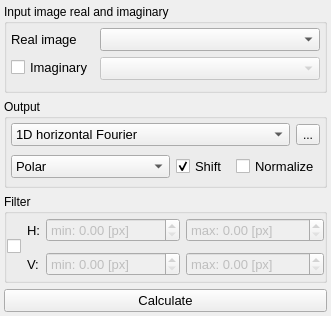
<?xml version="1.0" encoding="UTF-8"?>
<ui version="4.0">
 <class>Spectral_analysis</class>
 <widget class="QMainWindow" name="Spectral_analysis">
  <property name="geometry">
   <rect>
    <x>0</x>
    <y>0</y>
    <width>322</width>
    <height>316</height>
   </rect>
  </property>
  <property name="windowTitle">
   <string>MathOperation</string>
  </property>
  <property name="iconSize">
   <size>
    <width>20</width>
    <height>20</height>
   </size>
  </property>
  <property name="unifiedTitleAndToolBarOnMac">
   <bool>true</bool>
  </property>
  <widget class="QWidget" name="centralwidget">
   <layout class="QGridLayout" name="gridLayout_3">
    <property name="leftMargin">
     <number>4</number>
    </property>
    <property name="topMargin">
     <number>4</number>
    </property>
    <property name="rightMargin">
     <number>4</number>
    </property>
    <property name="bottomMargin">
     <number>4</number>
    </property>
    <item row="3" column="0">
     <widget class="QPushButton" name="calculate">
      <property name="font">
       <font>
        <pointsize>10</pointsize>
       </font>
      </property>
      <property name="text">
       <string>Calculate</string>
      </property>
     </widget>
    </item>
    <item row="2" column="0">
     <widget class="QGroupBox" name="groupBox_5">
      <property name="title">
       <string>Filter</string>
      </property>
      <layout class="QGridLayout" name="gridLayout_2" columnstretch="0,0,1,1">
       <property name="leftMargin">
        <number>0</number>
       </property>
       <property name="topMargin">
        <number>0</number>
       </property>
       <property name="rightMargin">
        <number>0</number>
       </property>
       <property name="bottomMargin">
        <number>0</number>
       </property>
       <item row="0" column="0" rowspan="2">
        <widget class="QCheckBox" name="useFilter">
         <property name="text">
          <string/>
         </property>
         <property name="neutrinoSave" stdset="0">
          <bool>false</bool>
         </property>
        </widget>
       </item>
       <item row="0" column="1">
        <widget class="QLabel" name="label_9">
         <property name="font">
          <font>
           <pointsize>10</pointsize>
          </font>
         </property>
         <property name="text">
          <string>H:</string>
         </property>
        </widget>
       </item>
       <item row="0" column="2">
        <widget class="QDoubleSpinBox" name="filterMinX">
         <property name="enabled">
          <bool>false</bool>
         </property>
         <property name="font">
          <font>
           <pointsize>10</pointsize>
          </font>
         </property>
         <property name="prefix">
          <string>min: </string>
         </property>
         <property name="suffix">
          <string> [px]</string>
         </property>
         <property name="maximum">
          <double>99999.990000000005239</double>
         </property>
         <property name="neutrinoSave" stdset="0">
          <bool>true</bool>
         </property>
        </widget>
       </item>
       <item row="0" column="3">
        <widget class="QDoubleSpinBox" name="filterMaxX">
         <property name="enabled">
          <bool>false</bool>
         </property>
         <property name="font">
          <font>
           <pointsize>10</pointsize>
          </font>
         </property>
         <property name="prefix">
          <string>max: </string>
         </property>
         <property name="suffix">
          <string> [px]</string>
         </property>
         <property name="maximum">
          <double>99999.990000000005239</double>
         </property>
         <property name="neutrinoSave" stdset="0">
          <bool>true</bool>
         </property>
        </widget>
       </item>
       <item row="1" column="1">
        <widget class="QLabel" name="label_10">
         <property name="font">
          <font>
           <pointsize>10</pointsize>
          </font>
         </property>
         <property name="text">
          <string>V:</string>
         </property>
        </widget>
       </item>
       <item row="1" column="2">
        <widget class="QDoubleSpinBox" name="filterMinY">
         <property name="enabled">
          <bool>false</bool>
         </property>
         <property name="font">
          <font>
           <pointsize>10</pointsize>
          </font>
         </property>
         <property name="prefix">
          <string>min: </string>
         </property>
         <property name="suffix">
          <string> [px]</string>
         </property>
         <property name="maximum">
          <double>99999.990000000005239</double>
         </property>
         <property name="neutrinoSave" stdset="0">
          <bool>true</bool>
         </property>
        </widget>
       </item>
       <item row="1" column="3">
        <widget class="QDoubleSpinBox" name="filterMaxY">
         <property name="enabled">
          <bool>false</bool>
         </property>
         <property name="font">
          <font>
           <pointsize>10</pointsize>
          </font>
         </property>
         <property name="prefix">
          <string>max: </string>
         </property>
         <property name="suffix">
          <string> [px]</string>
         </property>
         <property name="maximum">
          <double>99999.990000000005239</double>
         </property>
         <property name="neutrinoSave" stdset="0">
          <bool>true</bool>
         </property>
        </widget>
       </item>
      </layout>
     </widget>
    </item>
    <item row="0" column="0">
     <widget class="QGroupBox" name="groupBox_4">
      <property name="title">
       <string>Input image real and imaginary</string>
      </property>
      <layout class="QFormLayout" name="formLayout">
       <property name="leftMargin">
        <number>4</number>
       </property>
       <property name="topMargin">
        <number>4</number>
       </property>
       <property name="rightMargin">
        <number>4</number>
       </property>
       <property name="bottomMargin">
        <number>4</number>
       </property>
       <item row="1" column="0">
        <widget class="QLabel" name="label">
         <property name="font">
          <font>
           <pointsize>10</pointsize>
          </font>
         </property>
         <property name="text">
          <string>Real image</string>
         </property>
        </widget>
       </item>
       <item row="1" column="1">
        <widget class="QComboBox" name="image">
         <property name="font">
          <font>
           <pointsize>10</pointsize>
          </font>
         </property>
         <property name="neutrinoImage" stdset="0">
          <bool>true</bool>
         </property>
        </widget>
       </item>
       <item row="2" column="0">
        <widget class="QCheckBox" name="useImaginary">
         <property name="font">
          <font>
           <pointsize>10</pointsize>
          </font>
         </property>
         <property name="text">
          <string>Imaginary</string>
         </property>
         <property name="neutrinoSave" stdset="0">
          <bool>true</bool>
         </property>
        </widget>
       </item>
       <item row="2" column="1">
        <widget class="QComboBox" name="imaginary">
         <property name="enabled">
          <bool>false</bool>
         </property>
         <property name="font">
          <font>
           <pointsize>10</pointsize>
          </font>
         </property>
         <property name="neutrinoImage" stdset="0">
          <bool>true</bool>
         </property>
        </widget>
       </item>
      </layout>
     </widget>
    </item>
    <item row="1" column="0">
     <widget class="QGroupBox" name="groupBox_3">
      <property name="title">
       <string>Output</string>
      </property>
      <layout class="QGridLayout" name="gridLayout">
       <property name="leftMargin">
        <number>4</number>
       </property>
       <property name="topMargin">
        <number>4</number>
       </property>
       <property name="rightMargin">
        <number>4</number>
       </property>
       <property name="bottomMargin">
        <number>4</number>
       </property>
       <item row="0" column="0">
        <widget class="QComboBox" name="spectral_transform">
         <property name="font">
          <font>
           <pointsize>10</pointsize>
          </font>
         </property>
         <property name="neutrinoSave" stdset="0">
          <bool>true</bool>
         </property>
         <item>
          <property name="text">
           <string>1D horizontal Fourier</string>
          </property>
         </item>
         <item>
          <property name="text">
           <string>1D vertical Fourier</string>
          </property>
         </item>
         <item>
          <property name="text">
           <string>2D Fourier</string>
          </property>
         </item>
        </widget>
       </item>
       <item row="0" column="1">
        <widget class="QToolButton" name="direction">
         <property name="toolTip">
          <string>Forward (&gt;) / Backward(&lt;)</string>
         </property>
         <property name="text">
          <string>...</string>
         </property>
         <property name="checkable">
          <bool>true</bool>
         </property>
         <property name="neutrinoSave" stdset="0">
          <bool>true</bool>
         </property>
        </widget>
       </item>
       <item row="1" column="0" colspan="2">
        <widget class="QWidget" name="widget" native="true">
         <layout class="QHBoxLayout" name="horizontalLayout">
          <property name="leftMargin">
           <number>0</number>
          </property>
          <property name="topMargin">
           <number>0</number>
          </property>
          <property name="rightMargin">
           <number>0</number>
          </property>
          <property name="bottomMargin">
           <number>0</number>
          </property>
          <item>
           <widget class="QComboBox" name="output_format">
            <property name="font">
             <font>
              <pointsize>10</pointsize>
             </font>
            </property>
            <property name="neutrinoSave" stdset="0">
             <bool>true</bool>
            </property>
            <item>
             <property name="text">
              <string>Polar</string>
             </property>
            </item>
            <item>
             <property name="text">
              <string>Rectagular</string>
             </property>
            </item>
            <item>
             <property name="text">
              <string>Power spectrum</string>
             </property>
            </item>
            <item>
             <property name="text">
              <string>Log10 power spectrum</string>
             </property>
            </item>
           </widget>
          </item>
          <item>
           <widget class="QCheckBox" name="doshift_cb">
            <property name="font">
             <font>
              <pointsize>10</pointsize>
             </font>
            </property>
            <property name="toolTip">
             <string>Swap FFT quadrants (after for forward and before for backward)</string>
            </property>
            <property name="text">
             <string>Shift</string>
            </property>
            <property name="checked">
             <bool>true</bool>
            </property>
            <property name="neutrinoSave" stdset="0">
             <bool>true</bool>
            </property>
           </widget>
          </item>
          <item>
           <widget class="QCheckBox" name="normalize">
            <property name="font">
             <font>
              <pointsize>10</pointsize>
             </font>
            </property>
            <property name="toolTip">
             <string>Divide results by the square root of the image surface</string>
            </property>
            <property name="text">
             <string>Normalize</string>
            </property>
            <property name="neutrinoSave" stdset="0">
             <bool>true</bool>
            </property>
           </widget>
          </item>
         </layout>
        </widget>
       </item>
      </layout>
     </widget>
    </item>
   </layout>
  </widget>
 </widget>
 <resources/>
 <connections>
  <connection>
   <sender>useFilter</sender>
   <signal>toggled(bool)</signal>
   <receiver>filterMaxX</receiver>
   <slot>setEnabled(bool)</slot>
   <hints>
    <hint type="sourcelabel">
     <x>18</x>
     <y>192</y>
    </hint>
    <hint type="destinationlabel">
     <x>240</x>
     <y>175</y>
    </hint>
   </hints>
  </connection>
  <connection>
   <sender>useFilter</sender>
   <signal>toggled(bool)</signal>
   <receiver>filterMaxY</receiver>
   <slot>setEnabled(bool)</slot>
   <hints>
    <hint type="sourcelabel">
     <x>18</x>
     <y>192</y>
    </hint>
    <hint type="destinationlabel">
     <x>240</x>
     <y>209</y>
    </hint>
   </hints>
  </connection>
  <connection>
   <sender>useFilter</sender>
   <signal>toggled(bool)</signal>
   <receiver>filterMinX</receiver>
   <slot>setEnabled(bool)</slot>
   <hints>
    <hint type="sourcelabel">
     <x>18</x>
     <y>192</y>
    </hint>
    <hint type="destinationlabel">
     <x>108</x>
     <y>175</y>
    </hint>
   </hints>
  </connection>
  <connection>
   <sender>useFilter</sender>
   <signal>toggled(bool)</signal>
   <receiver>filterMinY</receiver>
   <slot>setEnabled(bool)</slot>
   <hints>
    <hint type="sourcelabel">
     <x>18</x>
     <y>192</y>
    </hint>
    <hint type="destinationlabel">
     <x>108</x>
     <y>209</y>
    </hint>
   </hints>
  </connection>
  <connection>
   <sender>useImaginary</sender>
   <signal>toggled(bool)</signal>
   <receiver>imaginary</receiver>
   <slot>setEnabled(bool)</slot>
   <hints>
    <hint type="sourcelabel">
     <x>20</x>
     <y>60</y>
    </hint>
    <hint type="destinationlabel">
     <x>164</x>
     <y>61</y>
    </hint>
   </hints>
  </connection>
 </connections>
</ui>
